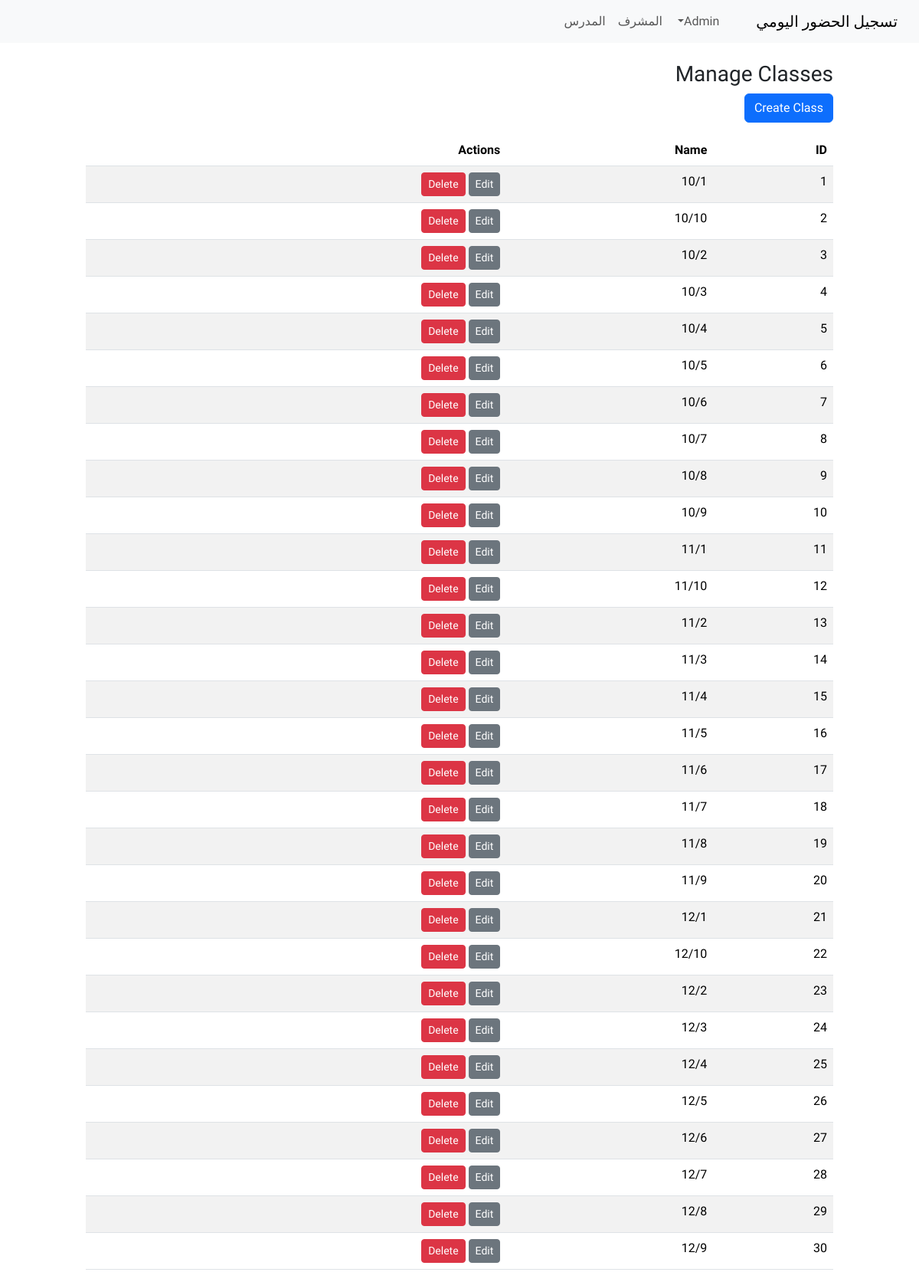
The app's page /admin/classes (signed in) with its own data.
### app.py (models this page shows)
class SchoolClass(db.Model):
    id = db.Column(db.Integer, primary_key=True)
    name = db.Column(db.String(120), nullable=False)

### app.py (the view)
@app.route('/admin/classes')
@login_required
def admin_classes():
    if not admin_required():
        return redirect(url_for('index'))
    classes = SchoolClass.query.all()
    return render_template('admin_classes.html', classes=classes)

### app.py (called while the page is built)
@login_manager.user_loader
def load_user(user_id):
    return User.query.get(int(user_id))

def admin_required():
    if not current_user.is_authenticated or current_user.role != 'admin':
        flash('Unauthorized', 'danger')
        return False
    return True

### templates/admin_classes.html
{% extends 'layout.html' %}
{% block content %}
<h3>Manage Classes</h3>
<a class="btn btn-primary mb-3" href="{{ url_for('admin_classes_create') }}">Create Class</a>
<table class="table table-striped">
    <thead>
        <tr>
            <th>ID</th>
            <th>Name</th>
            <th>Actions</th>
        </tr>
    </thead>
    <tbody>
        {% for c in classes %}
        <tr>
            <td>{{c.id}}</td>
            <td>{{c.name}}</td>
            <td>
                <a class="btn btn-sm btn-secondary" href="{{ url_for('admin_classes_edit', class_id=c.id) }}">Edit</a>
                <form method="post" action="{{ url_for('admin_classes_delete', class_id=c.id) }}"
                    style="display:inline-block" onsubmit="return confirm('Delete class?')">
                    <button class="btn btn-sm btn-danger">Delete</button>
                </form>
            </td>
        </tr>
        {% endfor %}
    </tbody>
</table>
{% endblock %}

### templates/layout.html (shortened to what this page needs)
<!doctype html>
<html lang="en" dir="rtl">
<head>
    <link href="https://cdn.jsdelivr.net/npm/bootstrap@5.3.2/dist/css/bootstrap.min.css" rel="stylesheet">
    <link href="/static/css/style.css" rel="stylesheet">
</head>
<body>
    <nav class="navbar navbar-expand-lg navbar-light bg-light">
        <div class="container-fluid">
            <a class="navbar-brand" href="/">تسجيل الحضور اليومي</a>
            <div class="collapse navbar-collapse">
                <ul class="navbar-nav ms-auto">
                    {% if current_user.is_authenticated and current_user.role=='admin' %}
                    <li class="nav-item dropdown">
                        <a class="nav-link dropdown-toggle" href="#" id="adminMenu" role="button"
                            data-bs-toggle="dropdown" aria-expanded="false">Admin</a>
                    </li>
                    {% else %}
                    <li class="nav-item"><a class="nav-link" href="/admin/login">المدير</a></li>
                    {% endif %}
                    <li class="nav-item"><a class="nav-link" href="/staff/login">المشرف</a></li>
                    <li class="nav-item"><a class="nav-link" href="/teacher/login">المدرس</a></li>
                </ul>
            </div>
        </div>
    </nav>
    <div class="container mt-4">
        {% block content %}{% endblock %}
    </div>
</body>
</html>

### static/css/style.css (style rules this page uses)
body { font-family: 'Tajawal', Tahoma, Geneva, Verdana, sans-serif; }
.container { max-width: 1000px; }

### records on screen
SchoolClass: id "1", name "10/1"
SchoolClass: id "2", name "10/10"
SchoolClass: id "3", name "10/2"
SchoolClass: id "4", name "10/3"
SchoolClass: id "5", name "10/4"
SchoolClass: id "6", name "10/5"
SchoolClass: id "7", name "10/6"
SchoolClass: id "8", name "10/7"
SchoolClass: id "9", name "10/8"
SchoolClass: id "10", name "10/9"
SchoolClass: id "11", name "11/1"
SchoolClass: id "12", name "11/10"
SchoolClass: id "13", name "11/2"
SchoolClass: id "14", name "11/3"
SchoolClass: id "15", name "11/4"
SchoolClass: id "16", name "11/5"
SchoolClass: id "17", name "11/6"
SchoolClass: id "18", name "11/7"
SchoolClass: id "19", name "11/8"
SchoolClass: id "20", name "11/9"
SchoolClass: id "21", name "12/1"
SchoolClass: id "22", name "12/10"
SchoolClass: id "23", name "12/2"
SchoolClass: id "24", name "12/3"
SchoolClass: id "25", name "12/4"
SchoolClass: id "26", name "12/5"
SchoolClass: id "27", name "12/6"
SchoolClass: id "28", name "12/7"
SchoolClass: id "29", name "12/8"
SchoolClass: id "30", name "12/9"
